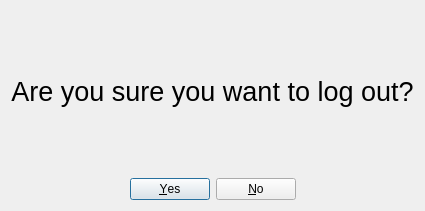
<?xml version="1.0" encoding="UTF-8"?>
<ui version="4.0">
 <class>EnsureMessageBox</class>
 <widget class="QDialog" name="EnsureMessageBox">
  <property name="geometry">
   <rect>
    <x>0</x>
    <y>0</y>
    <width>419</width>
    <height>211</height>
   </rect>
  </property>
  <property name="windowTitle">
   <string>Dialog</string>
  </property>
  <layout class="QVBoxLayout" name="verticalLayout_2">
   <item>
    <widget class="QLabel" name="label">
     <property name="font">
      <font>
       <pointsize>20</pointsize>
      </font>
     </property>
     <property name="text">
      <string>Are you sure you want to log out?</string>
     </property>
     <property name="alignment">
      <set>Qt::AlignCenter</set>
     </property>
    </widget>
   </item>
   <item>
    <layout class="QHBoxLayout" name="horizontalLayout">
     <item>
      <spacer name="horizontalSpacer">
       <property name="orientation">
        <enum>Qt::Horizontal</enum>
       </property>
       <property name="sizeHint" stdset="0">
        <size>
         <width>40</width>
         <height>20</height>
        </size>
       </property>
      </spacer>
     </item>
     <item>
      <widget class="QDialogButtonBox" name="buttonBox">
       <property name="standardButtons">
        <set>QDialogButtonBox::No|QDialogButtonBox::Yes</set>
       </property>
      </widget>
     </item>
     <item>
      <spacer name="horizontalSpacer_2">
       <property name="orientation">
        <enum>Qt::Horizontal</enum>
       </property>
       <property name="sizeHint" stdset="0">
        <size>
         <width>40</width>
         <height>20</height>
        </size>
       </property>
      </spacer>
     </item>
    </layout>
   </item>
  </layout>
 </widget>
 <resources/>
 <connections/>
</ui>
